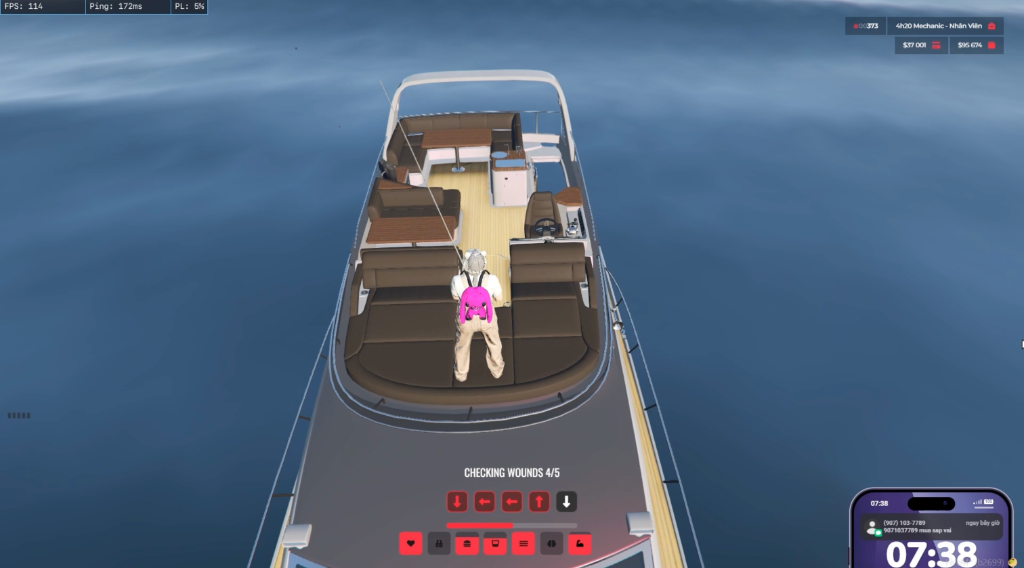
#> input picture ToolPython/assets/test_samples/sample_boat.png, 1024 x 568 px, found by its file name
$ python extract_templates.py
#> lines starting #> are read from the running program, lines starting #| are printed output that depends on the picture; after the words box and inside, x2 and y2 are one past the last pixel; in counts of white or black regions, pixels touching at a corner belong together
### ToolPython/core/arrow_detector.py
import os
import cv2
import numpy as np
from typing import List, Optional, Dict, Tuple


class ArrowDetector:
    """Robust Computer Vision Detector for FiveM / GTA RP QTE Arrow Minigames."""

    def __init__(self, template_dir: str = "assets/templates", settings: Optional[dict] = None):
#> in auto_extract_templates_from_sample, img is the input picture: shape (568, 1024, 3); mean B, G, R 126.8, 101.9, 81
        self.template_dir = template_dir
        self.settings = settings or {}
        self.templates: Dict[str, np.ndarray] = {}
        self.load_templates()

    def load_templates(self):
        """Loads tight arrow templates: UP, DOWN, LEFT, RIGHT."""
        mapping = {
            "UP": "arrow_up.png",
            "DOWN": "arrow_down.png",
            "LEFT": "arrow_left.png",
            "RIGHT": "arrow_right.png"
        }
        for direction, filename in mapping.items():
            path = os.path.join(self.template_dir, filename)
            if os.path.exists(path):
                img = cv2.imread(path, cv2.IMREAD_GRAYSCALE)
                if img is not None:
                    self.templates[direction] = img

    # [35 lines left out: function match_arrow_in_box, not called in this run]

    def find_arrow_row_boxes(self, frame_bgr: np.ndarray) -> List[np.ndarray]:
        """
        Locates the horizontal row of 5 arrow boxes on screen.
        Reconstructs the full 5-box grid even if all boxes are pending (dark) or completed (red).
        """
        if frame_bgr is None or frame_bgr.size == 0:
            return []

        h, w = frame_bgr.shape[:2]
#> h = 568; w = 1024
        scale = h / 568.0
#> scale = 1

        # Strict narrow band where arrow QTE is located (above health/status icons)
        roi_y1 = max(0, min(h - 2, int(h * 0.81)))
#> roi_y1 = 460
        roi_y2 = max(roi_y1 + 1, min(h, int(h * 0.92)))
#> roi_y2 = 522
        roi_x1 = max(0, min(w - 2, int(w * 0.35)))
#> roi_x1 = 358
        roi_x2 = max(roi_x1 + 1, min(w, int(w * 0.65)))
#> roi_x2 = 665

        roi_w = roi_x2 - roi_x1
#> roi_w = 307
        roi_h = roi_y2 - roi_y1
#> roi_h = 62
        if roi_w <= 50 or roi_h <= 20:
            return []

        roi = frame_bgr[roi_y1:roi_y2, roi_x1:roi_x2]
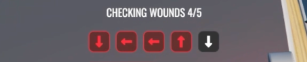
#> roi: shape (62, 307, 3); mean B, G, R 102.7, 98.4, 109.3

        r = roi[:, :, 2]
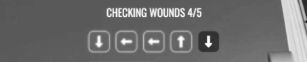
#> r: shape (62, 307); min 29, max 255, mean 109.3
        g = roi[:, :, 1]
        gray = cv2.cvtColor(roi, cv2.COLOR_BGR2GRAY)
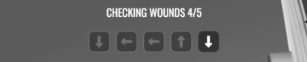
#> gray: shape (62, 307); min 38, max 255, mean 102.2

        # Dark boxes (pending arrows when minigame starts at 0/5)
        dark_mask = (gray < 70).astype(np.uint8) * 255
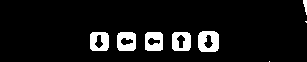
#> dark_mask: shape (62, 307); 8% white; 8 white regions (2 under 20 px), largest, box (x1, y1, x2, y2) and area: (198, 31, 219, 52) 348, (117, 32, 136, 51) 289, (90, 32, 109, 51) 285, (172, 32, 191, 51) 283, (145, 32, 163, 51) 279, (303, 0, 307, 15) 38

        # Red boxes (completed arrows)
        red_mask = ((r.astype(int) - g.astype(int) > 30) & (r > 115)).astype(np.uint8) * 255
#> red_mask: shape (62, 307); 5.4% white; 20 white regions (11 under 20 px), largest, box (x1, y1, x2, y2) and area: (142, 30, 165, 53) 175, (169, 30, 193, 53) 171, (115, 30, 138, 53) 168

        # Combined mask: finds both pending dark boxes and completed red boxes
        combined_mask = cv2.bitwise_or(dark_mask, red_mask)
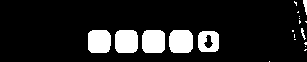
#> combined_mask: shape (62, 307); 12.9% white; 20 white regions (13 under 20 px)

        contours, _ = cv2.findContours(combined_mask, cv2.RETR_EXTERNAL, cv2.CHAIN_APPROX_SIMPLE)
#> contours = 20 contours, 14 with area under 20; largest, box (x1, y1, x2, y2) and area: (169, 30, 193, 53) 470, (142, 30, 165, 53) 460, (115, 30, 138, 53) 458, (88, 30, 111, 53) 454, (198, 31, 219, 52) 378, (303, 0, 307, 15) 22
        candidates = []
        min_dim = max(12, int(round(15 * scale)))
#> min_dim = 15
        max_dim = max(25, int(round(38 * scale)))
#> max_dim = 38

        for c in contours:
            x, y, bw, bh = cv2.boundingRect(c)
            if min_dim <= bw <= max_dim and min_dim <= bh <= max_dim:
                candidates.append((x, y, bw, bh))
#> this loop made 20 passes
#> (x, y, bw, bh) on passes 1, 3, 4, 7, 9, 10, 11, 12, 13, 16, 17, 19: (269, 61, 1, 1), (305, 46, 1, 1), (304, 42, 3, 3), (198, 31, 21, 21), (169, 30, 24, 23), (142, 30, 23, 23), (115, 30, 23, 23), (88, 30, 23, 23), (301, 28, 5, 12), (299, 18, 1, 1), (299, 16, 1, 1), (294, 1, 3, 5)
#> (c, x, y, bw, bh) on passes 2, 5, 6, 8, 14, 15: ([[305, 49], [304, 50], [305, 50], [306, 49]], 304, 49, 3, 2), ([[294, 39], [295, 39]], 294, 39, 2, 1), ([[294, 34], [294, 37]], 294, 34, 1, 4), ([[292, 30], [292, 31], [293, 31], [293, 30]], 292, 30, 2, 2), ([[305, 21], [306, 22], [306, 21]], 305, 21, 2, 2), ([[299, 20], [299, 23], [300, 22], [300, 21]], 299, 20, 2, 4)
#> after the loop, candidates = [(198, 31, 21, 21), (169, 30, 24, 23), (142, 30, 23, 23), (115, 30, 23, 23), (88, 30, 23, 23)]

        avg_y = 0
        avg_h = int(round(23 * scale))
#> avg_h = 23
        avg_w = int(round(23 * scale))
#> avg_w = 23
        step = 27.25 * scale
#> step = 27.25

        if len(candidates) >= 2:
            # Group by similar Y
            groups = []
            y_tol = max(4, int(round(6 * scale)))
#> y_tol = 6
            for b in candidates:
                matched = False
                for grp in groups:
                    if abs(grp[0][1] - b[1]) <= y_tol:
                        grp.append(b)
                        matched = True
                        break
                if not matched:
                    groups.append([b])
#> this loop made 5 passes
#> after the loop, groups = [[(198, 31, 21, 21), (169, 30, 24, 23), (142, 30, 23, 23), (115, 30, 23, 23), (88, 30, 23, 23)]]; grp has the same summary as candidates

            valid_grps = [g for g in groups if len(g) >= 2]
#> valid_grps has the same summary as groups
            if valid_grps:
                best_grp = max(valid_grps, key=len)
#> best_grp has the same summary as candidates
                best_grp.sort(key=lambda b: b[0])
                avg_y = int(np.mean([b[1] for b in best_grp]))
#> avg_y = 30
                avg_h = int(np.mean([b[3] for b in best_grp]))
#> avg_h = 22
                avg_w = int(np.mean([b[2] for b in best_grp]))
#> avg_w = 22

                if len(best_grp) >= 2:
                    steps = [best_grp[i+1][0] - best_grp[i][0] for i in range(len(best_grp)-1)]
#> steps = [27, 27, 27, 29]
                    median_step = float(np.median(steps))
#> median_step = 27
                    if 18 * scale <= median_step <= 42 * scale:
                        step = median_step
#> step = 27

        if avg_y == 0:
            avg_y = int(round(roi_h * 0.55))

        # Horizontal center alignment
        roi_center_x = roi_w / 2.0
        total_span = 4 * step + avg_w
#> total_span = 130
        start_x = roi_center_x - total_span / 2.0
#> start_x = 88.5

        margin_y = max(2, int(round(3 * scale)))
        margin_x = max(2, int(round(3 * scale)))

        boxes = []
        for i in range(5):
            bx = int(round(start_x + i * step))
            by = avg_y

            x1 = max(0, bx - margin_x)
            y1 = max(0, by - margin_y)
            x2 = min(roi_w, bx + avg_w + margin_x)
            y2 = min(roi_h, by + avg_h + margin_y)

            if x2 <= x1 or y2 <= y1:
                return []

            crop = roi[y1:y2, x1:x2]
            boxes.append(crop)
#> this loop made 5 passes
#> (bx, x1, x2) on passes 1 to 5: (88, 85, 113), (116, 113, 141), (142, 139, 167), (170, 167, 195), (196, 193, 221)
#> pass 1, in find_arrow_row_boxes, `crop = roi[y1:y2, x1:x2]`:
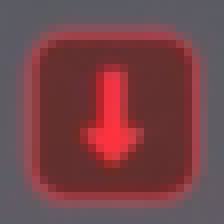
#> crop: shape (28, 28, 3) (shown 8 times larger); mean B, G, R 73.3, 68.2, 116.6
#> pass 3, in find_arrow_row_boxes, `crop = roi[y1:y2, x1:x2]`:
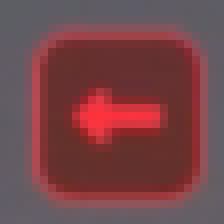
#> crop: shape (28, 28, 3) (shown 8 times larger); mean B, G, R 73, 69.1, 117.7
#> after the loop, boxes = 5 items

        return boxes

    def extract_arrow_boxes(self, frame_bgr: np.ndarray) -> List[np.ndarray]:
        return self.find_arrow_row_boxes(frame_bgr)

    # [18 lines left out: function detect_sequence, not called in this run]

### ToolPython/core/extract_templates.py
import os
import sys
import cv2
import numpy as np

# Add project root to sys.path
sys.path.insert(0, os.path.abspath(os.path.join(os.path.dirname(__file__), "..")))

from core.arrow_detector import ArrowDetector


def auto_extract_templates_from_sample(image_path: str, known_labels: list[str]):
    """
    Given a sample image and its known arrow sequence (e.g. ['DOWN', 'LEFT', 'DOWN', 'UP', 'RIGHT']),
    extract each arrow box and save standard templates to assets/templates/.
    """
    detector = ArrowDetector()
    img = cv2.imread(image_path)
    if img is None:
        print(f"[-] Could not open {image_path}")
        return

    boxes = detector.extract_arrow_boxes(img)
#> boxes = 5 items
    print(f"[*] Found {len(boxes)} boxes in {image_path}")
#| [*] Found 5 boxes in assets/test_samples/sample_boat.png

    if len(boxes) != len(known_labels):
        print(f"[!] Warning: Found {len(boxes)} boxes, expected {len(known_labels)}.")
        # If more or less, still extract up to min length

    out_dir = "assets/templates"
    os.makedirs(out_dir, exist_ok=True)

    extracted = set()
    for idx, (box, label) in enumerate(zip(boxes, known_labels)):
        filename = f"arrow_{label.lower()}.png"
        out_path = os.path.join(out_dir, filename)
        if label not in extracted:
            cv2.imwrite(out_path, box)
            print(f"[+] Saved template: {out_path} from box {idx}")
            extracted.add(label)
#> this loop made 5 passes
#| [+] Saved template: assets/templates/arrow_down.png from box 0
#| [+] Saved template: assets/templates/arrow_left.png from box 1
#| [+] Saved template: assets/templates/arrow_up.png from box 3
#| [+] Saved template: assets/templates/arrow_right.png from box 4
#> after the loop, extracted = 4 items

    print(f"[+] Extracted templates for: {list(extracted)}")
#| [+] Extracted templates for: ['RIGHT', 'UP', 'DOWN', 'LEFT']


if __name__ == "__main__":
    if len(sys.argv) > 1:
        img_file = sys.argv[1]
    else:
        img_file = "assets/test_samples/sample_boat.png"

    sample_labels = ["DOWN", "LEFT", "DOWN", "UP", "RIGHT"]
    auto_extract_templates_from_sample(img_file, sample_labels)
